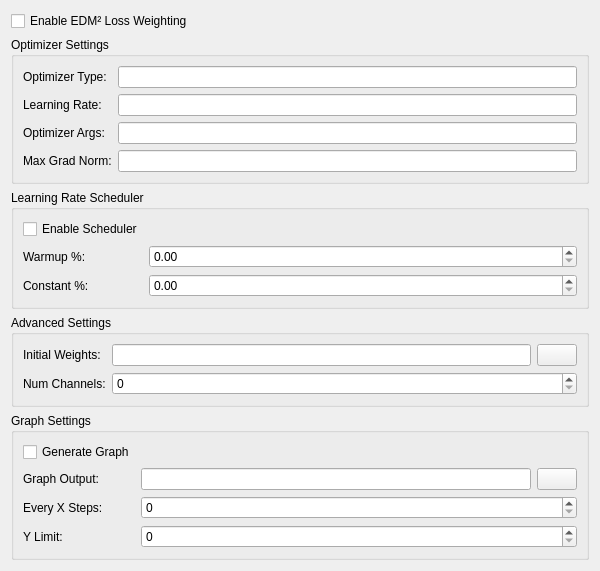
<?xml version="1.0" encoding="UTF-8"?>
<ui version="4.0">
  <class>edm_loss_UI</class>
  <widget class="QWidget" name="edm_loss_UI">
    <property name="geometry">
      <rect>
        <x>0</x>
        <y>0</y>
        <width>600</width>
        <height>400</height>
      </rect>
    </property>
    <layout class="QVBoxLayout" name="verticalLayout">
      <!-- Enable Section -->
      <item>
        <widget class="QCheckBox" name="enable_checkbox">
          <property name="text">
            <string>Enable EDM² Loss Weighting</string>
          </property>
        </widget>
      </item>
      
      <!-- Optimizer Section -->
      <item>
        <widget class="QGroupBox" name="optimizer_group">
          <property name="title">
            <string>Optimizer Settings</string>
          </property>
          <layout class="QFormLayout" name="formLayout">
            <item row="0" column="0">
              <widget class="QLabel">
                <property name="text">
                  <string>Optimizer Type:</string>
                </property>
              </widget>
            </item>
            <item row="0" column="1">
              <widget class="LineEditWithHighlight" name="optimizer_type_input"/>
            </item>
            <item row="1" column="0">
              <widget class="QLabel">
                <property name="text">
                  <string>Learning Rate:</string>
                </property>
              </widget>
            </item>
            <item row="1" column="1">
              <widget class="LineEditWithHighlight" name="lr_input"/>
            </item>
            <item row="2" column="0">
              <widget class="QLabel">
                <property name="text">
                  <string>Optimizer Args:</string>
                </property>
              </widget>
            </item>
            <item row="2" column="1">
              <widget class="LineEditWithHighlight" name="optimizer_args_input"/>
            </item>
            <item row="3" column="0">
              <widget class="QLabel">
                <property name="text">
                  <string>Max Grad Norm:</string>
                </property>
              </widget>
            </item>
            <item row="3" column="1">
              <widget class="LineEditWithHighlight" name="max_grad_norm_input"/>
            </item>
          </layout>
        </widget>
      </item>

      <!-- Scheduler Section -->
      <item>
        <widget class="QGroupBox" name="scheduler_group">
          <property name="title">
            <string>Learning Rate Scheduler</string>
          </property>
          <layout class="QFormLayout" name="formLayout_2">
            <item row="0" column="0">
              <widget class="QCheckBox" name="scheduler_enable">
                <property name="text">
                  <string>Enable Scheduler</string>
                </property>
              </widget>
            </item>
            <item row="1" column="0">
              <widget class="QLabel">
                <property name="text">
                  <string>Warmup %:</string>
                </property>
              </widget>
            </item>
            <item row="1" column="1">
              <widget class="DoubleSpinBox" name="warmup_input"/>
            </item>
            <item row="2" column="0">
              <widget class="QLabel">
                <property name="text">
                  <string>Constant %:</string>
                </property>
              </widget>
            </item>
            <item row="2" column="1">
              <widget class="DoubleSpinBox" name="constant_input"/>
            </item>
          </layout>
        </widget>
      </item>

      <!-- Advanced Settings -->
      <item>
        <widget class="QGroupBox" name="advanced_group">
          <property name="title">
            <string>Advanced Settings</string>
          </property>
          <layout class="QFormLayout" name="formLayout_3">
            <item row="0" column="0">
              <widget class="QLabel">
                <property name="text">
                  <string>Initial Weights:</string>
                </property>
              </widget>
            </item>
            <item row="0" column="1">
              <layout class="QHBoxLayout">
                <item>
                  <widget class="DragDropLineEdit" name="initial_weights_input"/>
                </item>
                <item>
                  <widget class="QPushButton" name="initial_weights_button">
                    <property name="text">
                      <string/>
                    </property>
                  </widget>
                </item>
              </layout>
            </item>
            <item row="1" column="0">
              <widget class="QLabel">
                <property name="text">
                  <string>Num Channels:</string>
                </property>
              </widget>
            </item>
            <item row="1" column="1">
              <widget class="SpinBox" name="num_channels_input"/>
            </item>
          </layout>
        </widget>
      </item>

      <!-- Graph Settings -->
      <item>
        <widget class="QGroupBox" name="graph_group">
          <property name="title">
            <string>Graph Settings</string>
          </property>
          <layout class="QFormLayout" name="formLayout_4">
            <item row="0" column="0">
              <widget class="QCheckBox" name="generate_graph_enable">
                <property name="text">
                  <string>Generate Graph</string>
                </property>
              </widget>
            </item>
            <item row="1" column="0">
              <widget class="QLabel">
                <property name="text">
                  <string>Graph Output:</string>
                </property>
              </widget>
            </item>
            <item row="1" column="1">
              <layout class="QHBoxLayout">
                <item>
                  <widget class="DragDropLineEdit" name="graph_output_input"/>
                </item>
                <item>
                  <widget class="QPushButton" name="graph_output_button">
                    <property name="text">
                      <string/>
                    </property>
                  </widget>
                </item>
              </layout>
            </item>
            <item row="2" column="0">
              <widget class="QLabel">
                <property name="text">
                  <string>Every X Steps:</string>
                </property>
              </widget>
            </item>
            <item row="2" column="1">
              <widget class="SpinBox" name="graph_steps_input"/>
            </item>
            <item row="3" column="0">
              <widget class="QLabel">
                <property name="text">
                  <string>Y Limit:</string>
                </property>
              </widget>
            </item>
            <item row="3" column="1">
              <widget class="SpinBox" name="graph_y_limit_input"/>
            </item>
          </layout>
        </widget>
      </item>
    </layout>
  </widget>
  <customwidgets>
    <customwidget>
      <class>LineEditWithHighlight</class>
      <extends>QLineEdit</extends>
      <header>modules.LineEditHighlight.h</header>
    </customwidget>
    <customwidget>
      <class>DragDropLineEdit</class>
      <extends>QLineEdit</extends>
      <header>modules.DragDropLineEdit.h</header>
    </customwidget>
    <customwidget>
      <class>DoubleSpinBox</class>
      <extends>QDoubleSpinBox</extends>
      <header>modules.ScrollOnSelect.h</header>
    </customwidget>
    <customwidget>
      <class>SpinBox</class>
      <extends>QSpinBox</extends>
      <header>modules.ScrollOnSelect.h</header>
    </customwidget>
  </customwidgets>
</ui>
